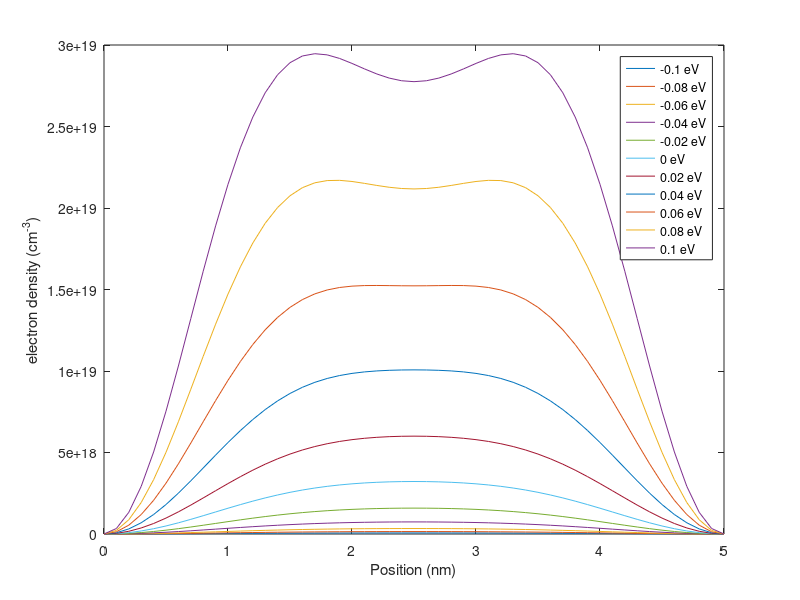
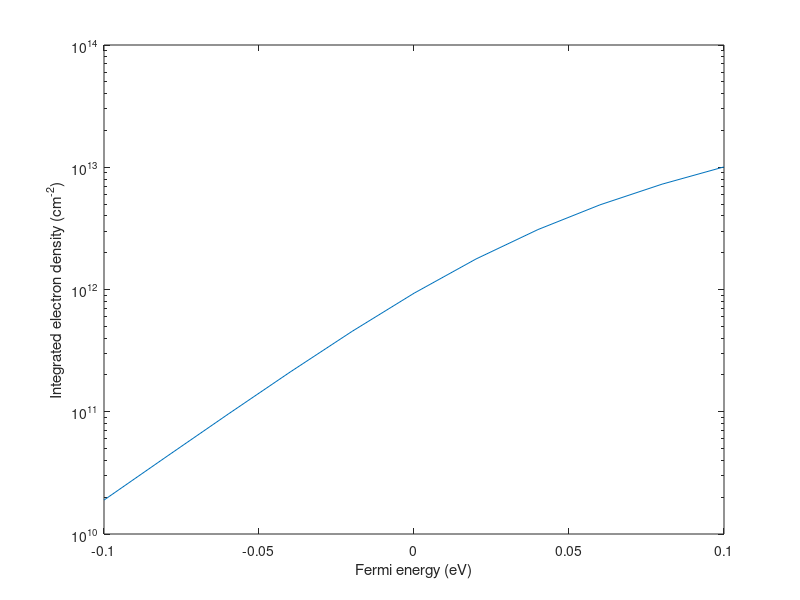

The MATLAB source for these figures, in order:
h = 6.62617e-34; % Plannck constant, Js
hbar = h / (2*pi);
q = 1.602192e-19;
m0 = 9.109534e-31;
k_B = 1.308662e-23;
T = 300.0;
Lx = 100e-9; Ly = 100e-9; Lz = 5e-9; %lengths,m
mxx = 0.19; myy = 0.19; mzz = 0.91; %masses, m0
nmax = 10;
coef = 2*Lx*Ly/(2*pi)*sqrt(mxx*myy)*m0/(hbar^2)*(k_B*T);

totalNumber = 0;
Nz = 51;
dx = Lz/(Nz-1);
z = transpose([0:Nz-1])*Lz/(Nz-1);
elec = zeros(Nz,21); %electron density, /m^3
integ_n(11,1) = zeros;
Fermi(11,1) = zeros;
for ii=1:11
    for n=1:10
        Ez = (hbar^2)/(2*mzz*m0)*(pi*n/Lz)^2;
        subbandNumber = coef*log(1+exp((-Ez+((ii*2-12)*q/100))/(k_B*T)));
        totalNumber = totalNumber + subbandNumber;
        elec(:,ii) = elec(:,ii) + 2/(Lx*Ly*Lz)*(sin(n*pi*z/Lz).^2)*subbandNumber;
    end
    
    Fermi(ii,1) = (ii*2-12)/100;
    
    for jj=1:Nz
        if(jj==1 || jj==Nz)
            integ_n(ii,1) = integ_n(ii,1) + elec(jj,ii)*dx/2;
        else
            integ_n(ii,1) = integ_n(ii,1) + elec(jj,ii)*dx;
        end
    end 
    figure(1)
    plot(z/1e-9,elec(:,ii)/1e6);
    hold on;
end
xlabel('Position (nm)');
ylabel('electron density (cm^-^3)');
legend ('-0.1 eV','-0.08 eV','-0.06 eV','-0.04 eV','-0.02 eV','0 eV','0.02 eV','0.04 eV','0.06 eV','0.08 eV','0.1 eV');

figure(2)
semilogy(Fermi(:,1),integ_n(:,1)/1e4);
xlabel ('Fermi energy (eV)');
ylabel ('Integrated electron density (cm^-^2)');
